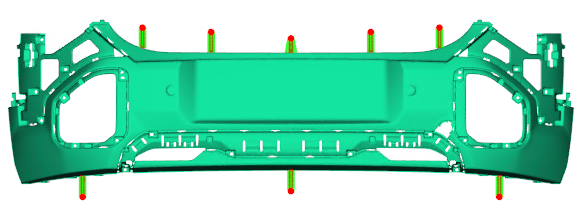
#> input picture data/raw/2025/with_gate/25M1750D_front.png, 581 x 211 px, found by its file name
$ python preprocessing.py
#> lines starting #> are read from the running program, lines starting #| are printed output that depends on the picture
from utils import canny_edge_detection
import cv2 as cv
from PIL import Image

img = Image.open("../data/2025/25M1750D_front.png").convert("L")
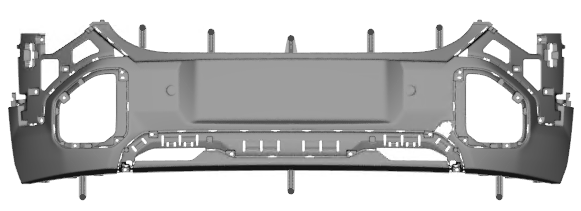
#> img: PIL image 581x211 L; min 11, max 255, mean 190.6
print(img.size)
#| (581, 211)

$ run again, with code/25M1710D_front.png copied over data/raw/2025/with_gate/25M1750D_front.png
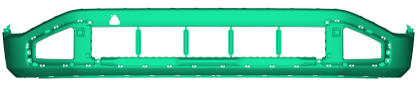
#> input picture code/25M1710D_front.png, 418 x 87 px, found by its file name
#> `img = Image.open("../data/2025/25M1750D_front.png").convert("L")`:
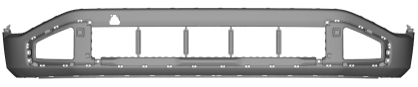
#> img: PIL image 418x87 L; min 28, max 255, mean 189.9
#| (418, 87)

$ run again, with data/raw/2025/with_gate/25M0130D_front.png copied over data/raw/2025/with_gate/25M1750D_front.png
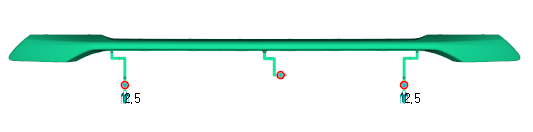
#> input picture data/raw/2025/with_gate/25M0130D_front.png, 533 x 132 px, found by its file name
#> `img = Image.open("../data/2025/25M1750D_front.png").convert("L")`:
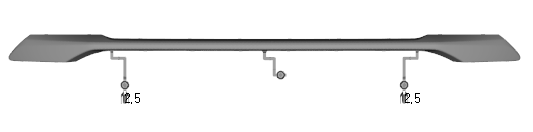
#> img: PIL image 533x132 L; min 0, max 255, mean 237
#| (533, 132)

$ run again, with data/raw/2025/with_gate/25M0380D_front.png copied over data/raw/2025/with_gate/25M1750D_front.png
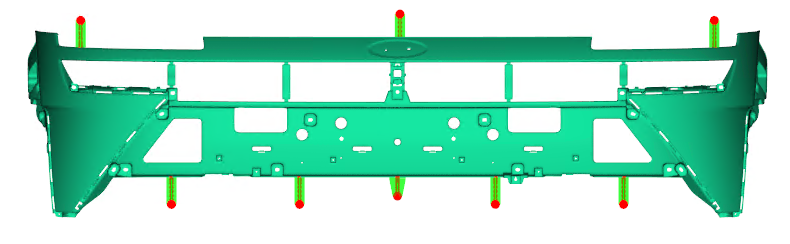
#> input picture data/raw/2025/with_gate/25M0380D_front.png, 790 x 244 px, found by its file name
#> `img = Image.open("../data/2025/25M1750D_front.png").convert("L")`:
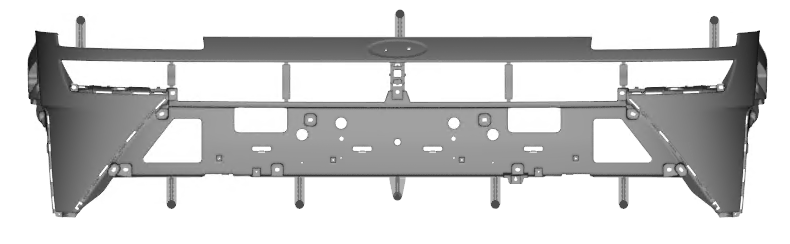
#> img: PIL image 790x244 L; min 9, max 255, mean 203.8
#| (790, 244)
